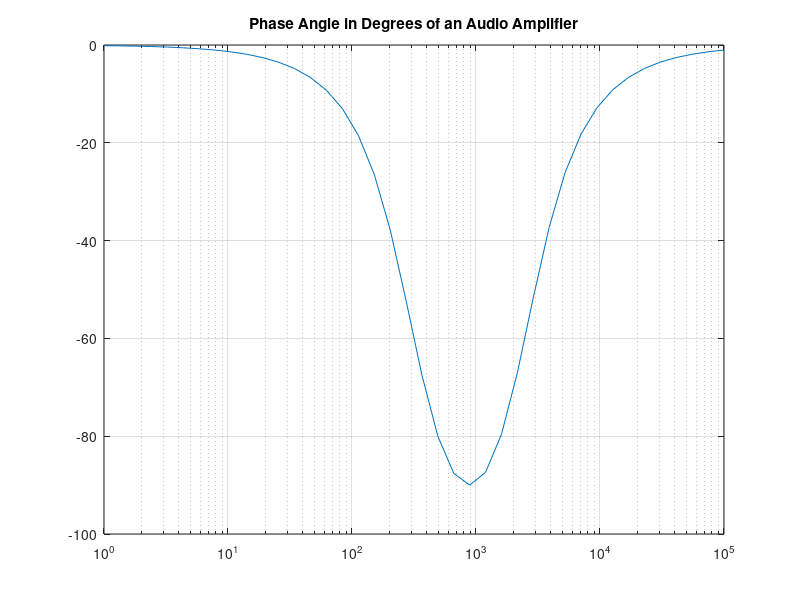

MATLAB code to generate this figure:
clf
f= logspace(0, 5, 40);
Magnitude= 0-atan(2*(5555./(2*pi*f))./(1-(5555./(2*pi*f))).^2)*180./pi;
semilogx(f, Magnitude); grid
title('Phase Angle in Degrees of an Audio Amplifier')
